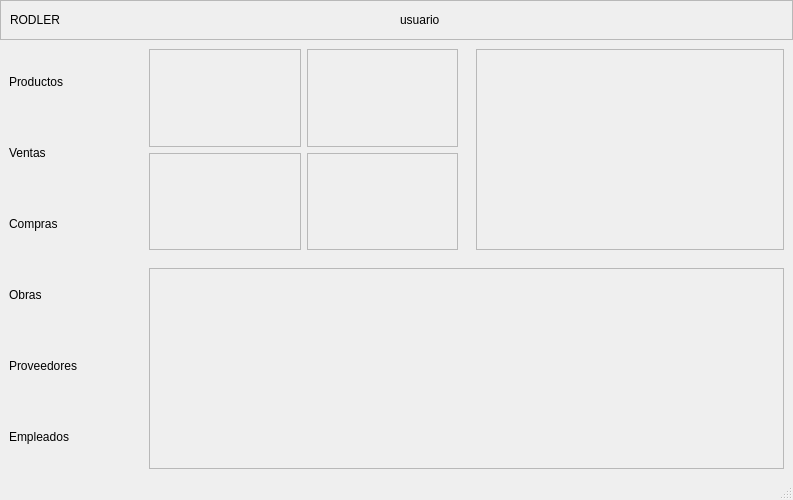
<?xml version="1.0" encoding="UTF-8"?>
<ui version="4.0">
 <class>MainWindow</class>
 <widget class="QMainWindow" name="MainWindow">
  <property name="geometry">
   <rect>
    <x>0</x>
    <y>0</y>
    <width>793</width>
    <height>500</height>
   </rect>
  </property>
  <property name="windowTitle">
   <string>MainWindow</string>
  </property>
  <widget class="QWidget" name="centralwidget">
   <layout class="QGridLayout" name="gridLayout">
    <property name="leftMargin">
     <number>0</number>
    </property>
    <property name="topMargin">
     <number>0</number>
    </property>
    <property name="rightMargin">
     <number>0</number>
    </property>
    <property name="bottomMargin">
     <number>0</number>
    </property>
    <property name="spacing">
     <number>0</number>
    </property>
    <item row="1" column="0">
     <widget class="QWidget" name="widget" native="true">
      <layout class="QGridLayout" name="gridLayout_2">
       <property name="leftMargin">
        <number>0</number>
       </property>
       <property name="topMargin">
        <number>0</number>
       </property>
       <property name="rightMargin">
        <number>0</number>
       </property>
       <property name="bottomMargin">
        <number>0</number>
       </property>
       <property name="spacing">
        <number>0</number>
       </property>
       <item row="1" column="2">
        <widget class="QWidget" name="contenedorGrafico1" native="true">
         <layout class="QHBoxLayout" name="horizontalLayout">
          <item>
           <widget class="QFrame" name="grafico1">
            <property name="frameShape">
             <enum>QFrame::Shape::StyledPanel</enum>
            </property>
            <property name="frameShadow">
             <enum>QFrame::Shadow::Raised</enum>
            </property>
           </widget>
          </item>
         </layout>
        </widget>
       </item>
       <item row="2" column="1" colspan="2">
        <widget class="QWidget" name="contenedorExcel" native="true">
         <layout class="QHBoxLayout" name="horizontalLayout_2">
          <item>
           <widget class="QFrame" name="formularioExcel">
            <property name="frameShape">
             <enum>QFrame::Shape::StyledPanel</enum>
            </property>
            <property name="frameShadow">
             <enum>QFrame::Shadow::Raised</enum>
            </property>
           </widget>
          </item>
         </layout>
        </widget>
       </item>
       <item row="1" column="1">
        <widget class="QWidget" name="conetenedorEstadisticas1" native="true">
         <layout class="QGridLayout" name="gridLayout_3">
          <item row="0" column="0">
           <widget class="QFrame" name="estadisticas1">
            <property name="frameShape">
             <enum>QFrame::Shape::StyledPanel</enum>
            </property>
            <property name="frameShadow">
             <enum>QFrame::Shadow::Raised</enum>
            </property>
           </widget>
          </item>
          <item row="1" column="0">
           <widget class="QFrame" name="estadisticas2">
            <property name="frameShape">
             <enum>QFrame::Shape::StyledPanel</enum>
            </property>
            <property name="frameShadow">
             <enum>QFrame::Shadow::Raised</enum>
            </property>
           </widget>
          </item>
          <item row="1" column="1">
           <widget class="QFrame" name="estadisticas3">
            <property name="frameShape">
             <enum>QFrame::Shape::StyledPanel</enum>
            </property>
            <property name="frameShadow">
             <enum>QFrame::Shadow::Raised</enum>
            </property>
           </widget>
          </item>
          <item row="0" column="1">
           <widget class="QFrame" name="estadisticas4">
            <property name="frameShape">
             <enum>QFrame::Shape::StyledPanel</enum>
            </property>
            <property name="frameShadow">
             <enum>QFrame::Shadow::Raised</enum>
            </property>
           </widget>
          </item>
         </layout>
        </widget>
       </item>
       <item row="0" column="0" colspan="3">
        <widget class="QWidget" name="contenedorMenuAlto" native="true">
         <property name="maximumSize">
          <size>
           <width>16777215</width>
           <height>40</height>
          </size>
         </property>
         <layout class="QHBoxLayout" name="horizontalLayout_3">
          <property name="spacing">
           <number>0</number>
          </property>
          <property name="leftMargin">
           <number>0</number>
          </property>
          <property name="topMargin">
           <number>0</number>
          </property>
          <property name="rightMargin">
           <number>0</number>
          </property>
          <property name="bottomMargin">
           <number>0</number>
          </property>
          <item>
           <widget class="QFrame" name="menualto">
            <property name="frameShape">
             <enum>QFrame::Shape::StyledPanel</enum>
            </property>
            <property name="frameShadow">
             <enum>QFrame::Shadow::Raised</enum>
            </property>
            <layout class="QHBoxLayout" name="horizontalLayout_4">
             <item>
              <widget class="QLabel" name="label_7">
               <property name="text">
                <string>RODLER </string>
               </property>
              </widget>
             </item>
             <item>
              <widget class="QLabel" name="label_8">
               <property name="text">
                <string>usuario</string>
               </property>
              </widget>
             </item>
            </layout>
           </widget>
          </item>
         </layout>
        </widget>
       </item>
       <item row="1" column="0" rowspan="2">
        <widget class="QWidget" name="menuLateral" native="true">
         <property name="maximumSize">
          <size>
           <width>140</width>
           <height>16777215</height>
          </size>
         </property>
         <layout class="QVBoxLayout" name="verticalLayout">
          <item>
           <widget class="QLabel" name="label_2">
            <property name="text">
             <string>Productos</string>
            </property>
           </widget>
          </item>
          <item>
           <widget class="QLabel" name="label_3">
            <property name="text">
             <string>Ventas</string>
            </property>
           </widget>
          </item>
          <item>
           <widget class="QLabel" name="label_4">
            <property name="text">
             <string>Compras</string>
            </property>
           </widget>
          </item>
          <item>
           <widget class="QLabel" name="label_5">
            <property name="text">
             <string>Obras</string>
            </property>
           </widget>
          </item>
          <item>
           <widget class="QLabel" name="label">
            <property name="text">
             <string>Proveedores</string>
            </property>
           </widget>
          </item>
          <item>
           <widget class="QLabel" name="label_6">
            <property name="text">
             <string>Empleados</string>
            </property>
           </widget>
          </item>
         </layout>
        </widget>
       </item>
      </layout>
     </widget>
    </item>
   </layout>
  </widget>
  <widget class="QMenuBar" name="menubar">
   <property name="geometry">
    <rect>
     <x>0</x>
     <y>0</y>
     <width>793</width>
     <height>33</height>
    </rect>
   </property>
  </widget>
  <widget class="QStatusBar" name="statusbar"/>
 </widget>
 <resources/>
 <connections/>
</ui>
